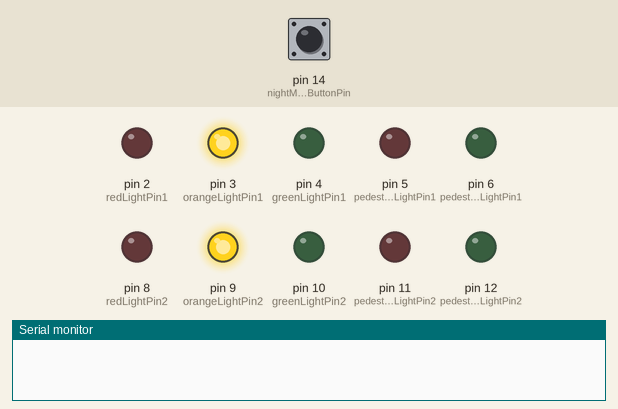
Bench run of a program on a simulated Arduino Uno, built with avr-gcc and run on an emulated ATmega328P. On the bench: output pins drawn as LEDs (lit = HIGH), the last lines printed to the serial monitor. Dashed ring = blinking. The test bench sets the inputs (shaded band); at power-on: pin 14 (nightModeButtonPin) HIGH.

Above: at 1.2 s.
1.3 s: pin 14 (nightModeButtonPin) pulled LOW for 0.15 s
At 2.1 s:
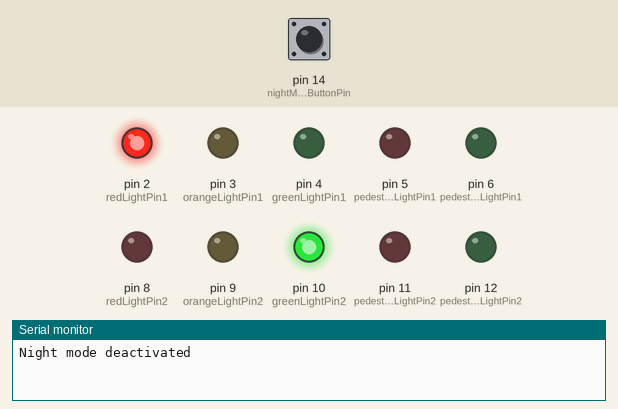
4.4 s: pin 14 (nightModeButtonPin) pulled LOW for 0.15 s
At 7.3 s:
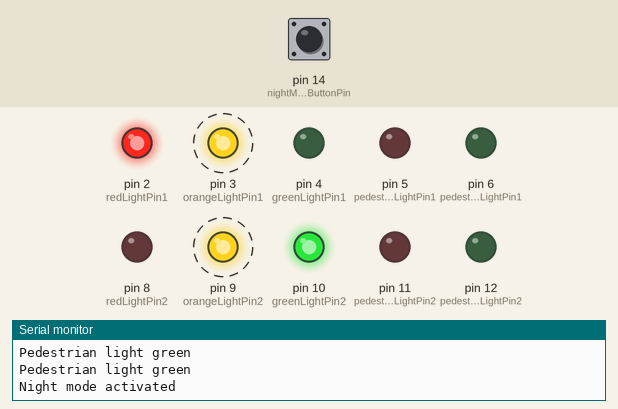
7.5 s: pin 14 (nightModeButtonPin) pulled LOW for 3.2 s
At 11.9 s:
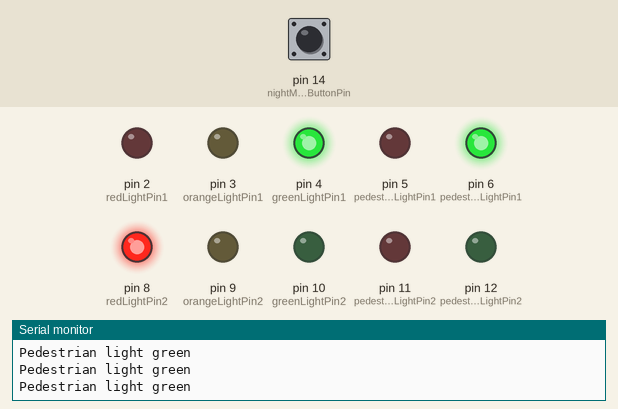
12.5 s: pin 14 (nightModeButtonPin) pulled LOW for 1 s
At 13.4 s:
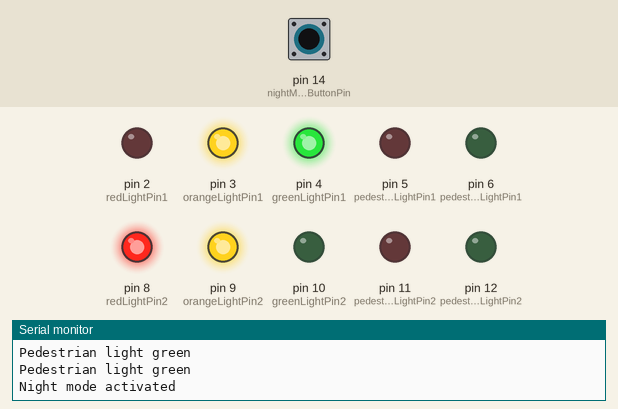
16.5 s: pin 14 (nightModeButtonPin) pulled LOW for 0.15 s
At 17.9 s:
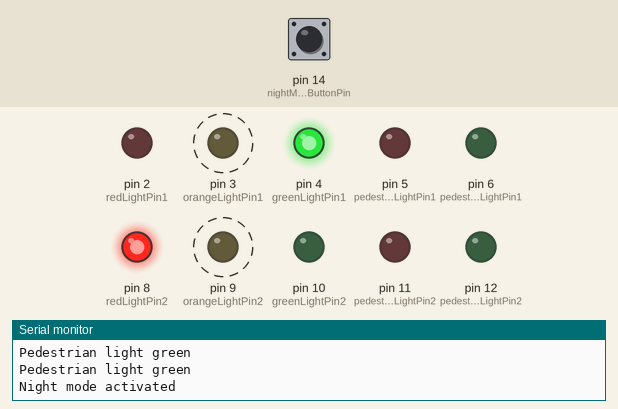
19.6 s: pin 14 (nightModeButtonPin) pulled LOW for 0.15 s
At 27.1 s:
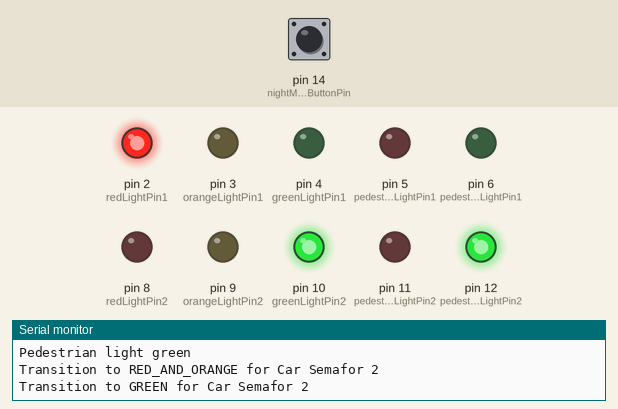
Timing chart, 0 to 28.1 s (numbered marks = the images above; inputs shaded):
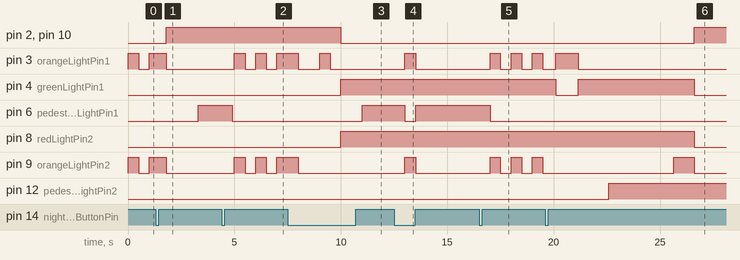

Measured:
- after the input at 1.3 s, pin 2 (redLightPin1), pin 10 (greenLightPin2): LOW → HIGH after 0.50 s; pin 6 (pedestrianGreenLightPin1): LOW → HIGH after 2.0 s
- after the input at 4.4 s, pin 2 (redLightPin1): stays HIGH (without the input it goes to LOW after 2.9 s); pin 4 (greenLightPin1): stays LOW (without the input it goes to HIGH after 2.9 s)
- after the input at 7.5 s, pin 2 (redLightPin1), pin 10 (greenLightPin2): HIGH → LOW after 2.5 s; pin 4 (greenLightPin1), pin 8 (redLightPin2): LOW → HIGH after 2.5 s; pin 6 (pedestrianGreenLightPin1): LOW → HIGH after 3.5 s
- after the input at 12.5 s, pin 3 (orangeLightPin1), pin 9 (orangeLightPin2): LOW → HIGH after 0.51 s, → LOW 0.50 s later; pin 6 (pedestrianGreenLightPin1): HIGH → LOW after 0.51 s, → HIGH 0.50 s later
- after the input at 16.5 s, pin 4 (greenLightPin1): stays HIGH (without the input it goes to LOW after 2.1 s); pin 6 (pedestrianGreenLightPin1): HIGH → LOW after 0.52 s; pin 9 (orangeLightPin2): alternates HIGH for 0.50 s and LOW for 0.50 s, starting after 0.52 s
- after the input at 19.6 s, pin 2 (redLightPin1), pin 10 (greenLightPin2): LOW → HIGH after 7.0 s; pin 4 (greenLightPin1): HIGH → LOW after 0.50 s, → HIGH 1.0 s later, → LOW 5.5 s later; pin 8 (redLightPin2): HIGH → LOW after 7.0 s; pin 12 (pedestrianGreenLightPin2): LOW → HIGH after 3.0 s

The program:

main.cpp
```cpp
#include <Arduino.h>

// Function prototypes
void setupCarSemafor(int redPin, int orangePin, int greenPin);
void setupPedestrianSemafor(int pedestrianRedPin, int pedestrianGreenPin, int buttonPin);
void handleNightMode();
void blinkOrangeLight(int orangePin);
void handlePedestrianTrafficLights(unsigned long currentMillis);
void handleCarTrafficLights(unsigned long currentMillis);
void setTrafficLights(int redPin, int orangePin, int greenPin, int redState, int orangeState, int greenState);
void setPedestrianTrafficLights(int redPin, int greenPin, int redState, int greenState);
int chooseActiveCarLight(int color);
int chooseInactiveCarLight(int color);
bool chooseActivePedestrianButtonRequest();
int chooseActivePedestrianLightOrState(int color);
int chooseInactivePedestrianLightOrState(int color);
void switchActiveSemafor();
bool setActivePedestrianButtonRequest(bool pedestrianRequest);

// Car Semafor 1 pins
const int redLightPin1 = 2;
const int orangeLightPin1 = 3;
const int greenLightPin1 = 4;

// Pedestrian Semafor 1 pins
const int pedestrianRedLightPin1 = 5;
const int pedestrianGreenLightPin1 = 6;
const int pedestrianButtonPin1 = 7;

// Car Semafor 2 pins
const int redLightPin2 = 8;
const int orangeLightPin2 = 9;
const int greenLightPin2 = 10;

// Pedestrian Semafor 2 pins
const int pedestrianRedLightPin2 = 11;
const int pedestrianGreenLightPin2 = 12;
const int pedestrianButtonPin2 = 13;

// Night mode button
const int nightModeButtonPin = 14;

const unsigned long redLightDuration = 5000; // 5 seconds
const unsigned long orangeLightDuration = 1000; // 1 second
const unsigned long greenLightDuration = 10000; // 10 seconds
const unsigned long pedestrianRedLightDuration = 15000; // 15 seconds
const unsigned long pedestrianWaitTime = 2000; // 2 seconds

const int RED = 0;
const int RED_AND_ORANGE = 1;
const int GREEN = 2;
const int ORANGE = 3;

const char RED_LIGHT_NAME = 'R';
const char ORANGE_LIGHT_NAME = 'O';
const char GREEN_LIGHT_NAME = 'G';
const char BUTTON_REQUEST_NAME = 'B';

unsigned long previousMillis = 0;
int carLightState = RED;
bool pedestrianRequest1 = false;
bool pedestrianRequest2 = false;
bool nightMode = true; // Initial state is night mode

int activeCarSemafor = 1;
int activePedestrianSemafor = 2;

void setup() {
  Serial.begin(9600);

  setupCarSemafor(redLightPin1, orangeLightPin1, greenLightPin1);
  setupCarSemafor(redLightPin2, orangeLightPin2, greenLightPin2);

  setupPedestrianSemafor(pedestrianRedLightPin1, pedestrianGreenLightPin1, pedestrianButtonPin1);
  setupPedestrianSemafor(pedestrianRedLightPin2, pedestrianGreenLightPin2, pedestrianButtonPin2);

  pinMode(nightModeButtonPin, INPUT_PULLUP);
}

void loop() {
  unsigned long currentMillis = millis();
  int nightModeButtonState = digitalRead(nightModeButtonPin);

  if (nightModeButtonState == LOW) {
    nightMode = !nightMode;
    delay(500); // Debounce delay
    Serial.println(nightMode ? "Night mode activated" : "Night mode deactivated");
  }

  if (nightMode) {
    handleNightMode();
    return;
  }

  handleCarTrafficLights(currentMillis);
  handlePedestrianTrafficLights(currentMillis);
}

void setupCarSemafor(int redPin, int orangePin, int greenPin) {
  pinMode(redPin, OUTPUT);
  pinMode(orangePin, OUTPUT);
  pinMode(greenPin, OUTPUT);
}

void setupPedestrianSemafor(int pedestrianRedPin, int pedestrianGreenPin, int buttonPin) {
  pinMode(pedestrianRedPin, OUTPUT);
  pinMode(pedestrianGreenPin, OUTPUT);
  pinMode(buttonPin, INPUT_PULLUP);
}

void handleNightMode() {
  blinkOrangeLight(orangeLightPin1);
  blinkOrangeLight(orangeLightPin2);
  digitalWrite(pedestrianRedLightPin1, LOW);
  digitalWrite(pedestrianGreenLightPin1, LOW);
  digitalWrite(pedestrianRedLightPin2, LOW);
  digitalWrite(pedestrianGreenLightPin2, LOW);
}

void blinkOrangeLight(int orangePin) {
  digitalWrite(orangePin, millis() % 1000 < 500 ? HIGH : LOW);
}

void handlePedestrianTrafficLights(unsigned long currentMillis) {
  int activeRedLight = chooseInactivePedestrianLightOrState(RED_LIGHT_NAME);
  int activeGreenLight = chooseInactivePedestrianLightOrState(GREEN_LIGHT_NAME);
  int activeButtonPin = chooseInactivePedestrianLightOrState(BUTTON_REQUEST_NAME);
  bool pedestrianButtonRequest = chooseActivePedestrianButtonRequest();

  int activeButtonState = digitalRead(activeButtonPin);

  int inactiveRedLight = chooseInactivePedestrianLightOrState(RED_LIGHT_NAME);
  int inactiveGreenLight = chooseInactivePedestrianLightOrState(GREEN_LIGHT_NAME);

  if (activeButtonState == LOW && !pedestrianButtonRequest) {
    pedestrianButtonRequest = setActivePedestrianButtonRequest(true);
    previousMillis = currentMillis;
    delay(500); // Debounce delay
    Serial.println("Pedestrian button pressed for Pedestrian Semafor ");
    Serial.println(activePedestrianSemafor);
  }

  if(pedestrianButtonRequest) {
    if (currentMillis - previousMillis >= pedestrianWaitTime) { // Wait 2 seconds
      setPedestrianTrafficLights(activeRedLight, activeGreenLight, LOW, HIGH);
      Serial.println("Pedestrian light green");
      if (currentMillis - previousMillis >= pedestrianWaitTime + pedestrianRedLightDuration) {
        pedestrianButtonRequest = setActivePedestrianButtonRequest(false);
        previousMillis = currentMillis;
        setPedestrianTrafficLights(activeRedLight, activeGreenLight, HIGH, LOW);
        Serial.println("Pedestrian light red");
      }
    }
  } else {
    setPedestrianTrafficLights(activeRedLight, activeGreenLight, HIGH, LOW);
    setPedestrianTrafficLights(inactiveRedLight, inactiveGreenLight, HIGH, LOW);
  }
}

void handleCarTrafficLights(unsigned long currentMillis) {
  int activeRedLight = chooseActiveCarLight(RED_LIGHT_NAME);
  int activeOrangeLight = chooseActiveCarLight(ORANGE_LIGHT_NAME);
  int activeGreenLight = chooseActiveCarLight(GREEN_LIGHT_NAME);

  int inactiveRedLight = chooseInactiveCarLight(RED_LIGHT_NAME);
  int inactiveOrangeLight = chooseInactiveCarLight(ORANGE_LIGHT_NAME);
  int inactiveGreenLight = chooseInactiveCarLight(GREEN_LIGHT_NAME);

  switch (carLightState) {
    case RED: // Car Semafor 1: Red, Car Semafor 2: Green
      if (currentMillis - previousMillis >= redLightDuration) {
        previousMillis = currentMillis;
        carLightState = RED_AND_ORANGE;
        Serial.print("Transition to RED_AND_ORANGE for Car Semafor ");
        Serial.println(activeCarSemafor);
      }
      setTrafficLights(activeRedLight, activeOrangeLight, activeGreenLight, HIGH, LOW, LOW);
      setTrafficLights(inactiveRedLight, inactiveOrangeLight, inactiveGreenLight, LOW, LOW, HIGH);
      break;
    case RED_AND_ORANGE: // Car Semafor 1: Red and Orange, Car Semafor 2: Green
      if (currentMillis - previousMillis >= orangeLightDuration) {
        previousMillis = currentMillis;
        carLightState = GREEN;
        Serial.print("Transition to GREEN for Car Semafor ");
        Serial.println(activeCarSemafor);
      }
      setTrafficLights(activeRedLight, activeOrangeLight, activeGreenLight, HIGH, HIGH, LOW);
      setTrafficLights(inactiveRedLight, inactiveOrangeLight, inactiveGreenLight, LOW, LOW, HIGH);
      break;
    case GREEN: // Car Semafor 1: Green, Car Semafor 2: Red
      if (currentMillis - previousMillis >= greenLightDuration) {
        previousMillis = currentMillis;
        carLightState = ORANGE;
        Serial.print("Transition to ORANGE for Car Semafor ");
        Serial.println(activeCarSemafor);
      }
      setTrafficLights(activeRedLight, activeOrangeLight, activeGreenLight, LOW, LOW, HIGH);
      setTrafficLights(inactiveRedLight, inactiveOrangeLight, inactiveGreenLight, HIGH, LOW, LOW);
      break;
    case ORANGE: // Car Semafor 1: Orange, Car Semafor 2: Red
      if (currentMillis - previousMillis >= orangeLightDuration) {
        previousMillis = currentMillis;
        carLightState = RED;
        Serial.print("Transition to RED for Car Semafor ");
        Serial.println(activeCarSemafor);

        switchActiveSemafor();
      }
      setTrafficLights(activeRedLight, activeOrangeLight, activeGreenLight, LOW, HIGH, LOW);
      setTrafficLights(inactiveRedLight, inactiveOrangeLight, inactiveGreenLight, HIGH, LOW, LOW);
      break;
  }
}

void setTrafficLights(int redPin, int orangePin, int greenPin, int redState, int orangeState, int greenState) {
  digitalWrite(redPin, redState);
  digitalWrite(orangePin, orangeState);
  digitalWrite(greenPin, greenState);
}

void setPedestrianTrafficLights(int redPin, int greenPin, int redState, int greenState) {
  digitalWrite(redPin, redState);
  digitalWrite(greenPin, greenState);
}

int chooseActiveCarLight(int color) {
  if (activeCarSemafor == 1) {
    if (color == RED_LIGHT_NAME) return redLightPin1;
    if (color == ORANGE_LIGHT_NAME) return orangeLightPin1;
    if (color == GREEN_LIGHT_NAME) return greenLightPin1;
  } else if (activeCarSemafor == 2) {
    if (color == RED_LIGHT_NAME) return redLightPin2;
    if (color == ORANGE_LIGHT_NAME) return orangeLightPin2;
    if (color == GREEN_LIGHT_NAME) return greenLightPin2;
  }
  return -1; // Invalid input
}

int chooseInactiveCarLight(int color) {
  if (activeCarSemafor == 1) {
    if (color == RED_LIGHT_NAME) return redLightPin2;
    if (color == ORANGE_LIGHT_NAME) return orangeLightPin2;
    if (color == GREEN_LIGHT_NAME) return greenLightPin2;
  } else if (activeCarSemafor == 2) {
    if (color == RED_LIGHT_NAME) return redLightPin1;
    if (color == ORANGE_LIGHT_NAME) return orangeLightPin1;
    if (color == GREEN_LIGHT_NAME) return greenLightPin1;
  }
  return -1; // Invalid input
}

bool chooseActivePedestrianButtonRequest() {
  if (activePedestrianSemafor == 1) {
    return pedestrianRequest1;
  } else if (activePedestrianSemafor == 2) {
    return pedestrianRequest2;
  }
  return false;
}

int chooseActivePedestrianLightOrState(int color) {
  if (activePedestrianSemafor == 1) {
    if (color == RED_LIGHT_NAME) return pedestrianRedLightPin1;
    if (color == GREEN_LIGHT_NAME) return pedestrianGreenLightPin1;
    if (color == BUTTON_REQUEST_NAME) return pedestrianRequest1;
  } else if (activePedestrianSemafor == 2) {
    if (color == RED_LIGHT_NAME) return pedestrianRedLightPin2;
    if (color == GREEN_LIGHT_NAME) return pedestrianGreenLightPin2;
    if (color == BUTTON_REQUEST_NAME) return pedestrianRequest2;
  }
  return -1; // Invalid input
}

int chooseInactivePedestrianLightOrState(int color) {
  if (activePedestrianSemafor == 1) {
    if (color == RED_LIGHT_NAME) return pedestrianRedLightPin2;
    if (color == GREEN_LIGHT_NAME) return pedestrianGreenLightPin2;
    if (color == BUTTON_REQUEST_NAME) return pedestrianRequest2;
  } else if (activePedestrianSemafor == 2) {
    if (color == RED_LIGHT_NAME) return pedestrianRedLightPin1;
    if (color == GREEN_LIGHT_NAME) return pedestrianGreenLightPin1;
    if (color == BUTTON_REQUEST_NAME) return pedestrianRequest1;
  }
  return -1; // Invalid input
}

void switchActiveSemafor() {
  activeCarSemafor = activeCarSemafor == 1 ? 2 : 1;
  Serial.print("Switched active Car Semafor to ");
  Serial.println(activeCarSemafor);

  activePedestrianSemafor = activePedestrianSemafor == 1 ? 2 : 1;
  Serial.print("Switched active Pedestrian Semafor to ");
  Serial.println(activePedestrianSemafor);
}

bool setActivePedestrianButtonRequest(bool pedestrianRequest) {
  if (activePedestrianSemafor == 1) {
    pedestrianRequest1 = pedestrianRequest;
    return pedestrianRequest1;
  } else if (activePedestrianSemafor == 2) {
    pedestrianRequest2 = pedestrianRequest;
    return pedestrianRequest2;
  }

  return false;
}
```
